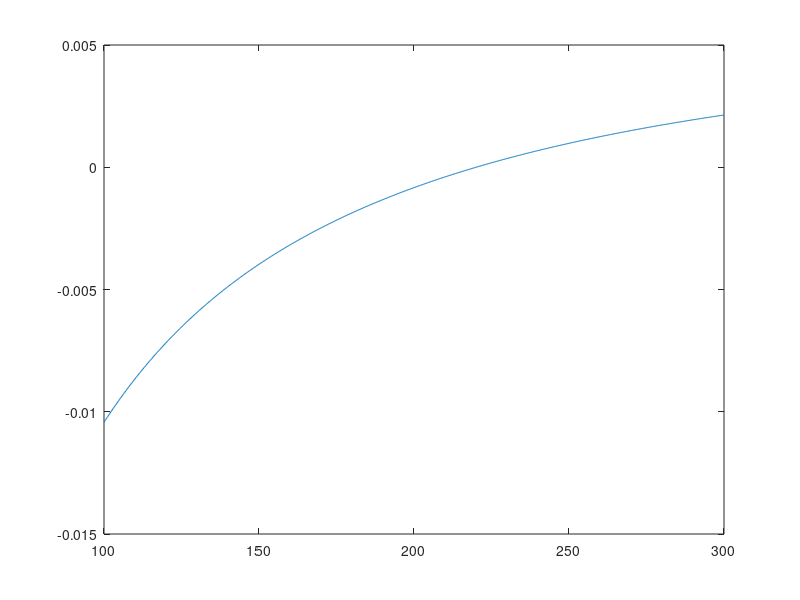

Source code (MATLAB):
Z = 100;
R = 225;
C = 0.6e-6;
L = 0.5;
x = linspace(100, 300, 1001);
f = 1/Z-sqrt(1/(R^2)+(x*C-1./(x*L)).^2);
plot(x, f)


wl = 200;
wu = 250;
counter = 1;
wold = wl;
while counter<=100
    w = 0.5*(wl+wu)
    % f = F-(1/(4*pi*e0))*((q*Q*x)./((x.^2+a^2).^1.5));
    f = 1/Z-sqrt(1/(R^2)+(w*C-1./(w*L)).^2);
    fl = 1/Z-sqrt(1/(R^2)+(wl*C-1./(wl*L)).^2);
    if f*fl<0
        wu = w;
    else
        wl = w;
    end
    counter = counter+1;
    if abs((w-wold)/w)<1e-2
        w
        counter
        return
    end
    wold = w;
end
